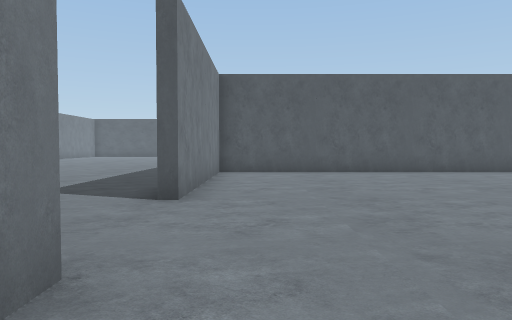
view 1 (above)

22 first-person views from a walk through a Unity game level. The camera is 1.5 m above the floor, tilts 2° down and sees 70° across. The floor is counted in squares, 2 m on a side. Each view is taken from the middle of a square. On the plan, view 1 faces up. The plan holds only what a view shows up to about 11 squares ahead; the rest is blank. The place goes on beyond the plan. The player character is not drawn.

view 2
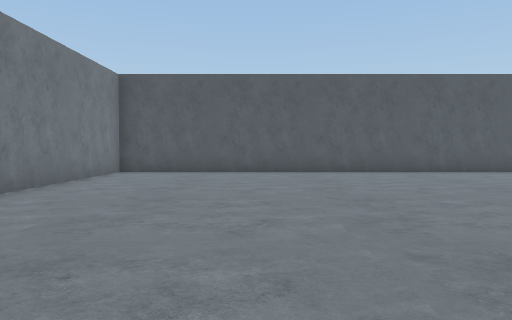

view 3
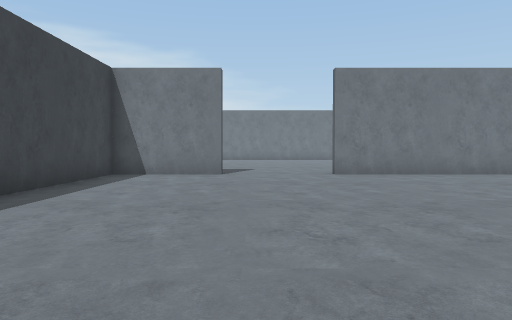

view 4
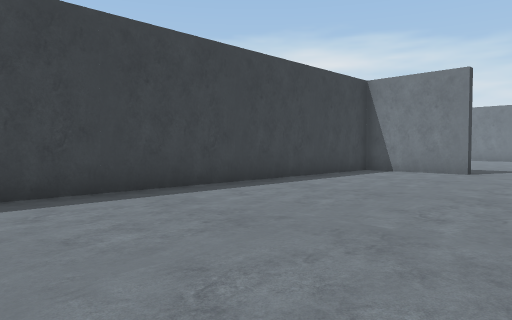

view 5
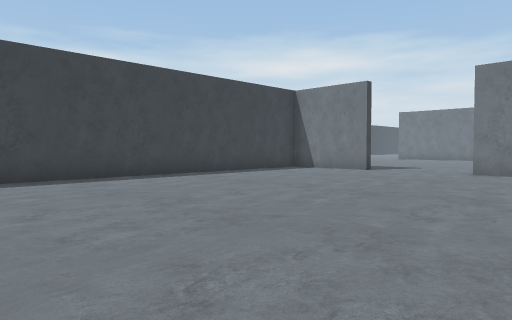

view 6
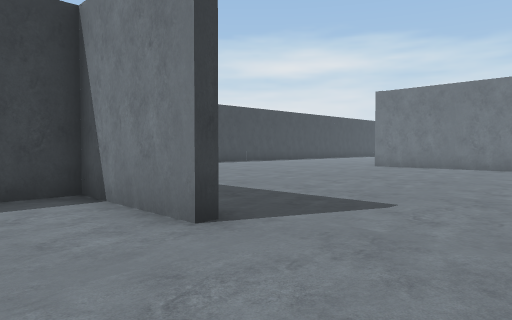

view 7
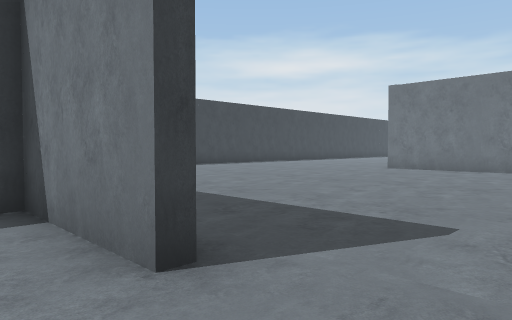

view 8
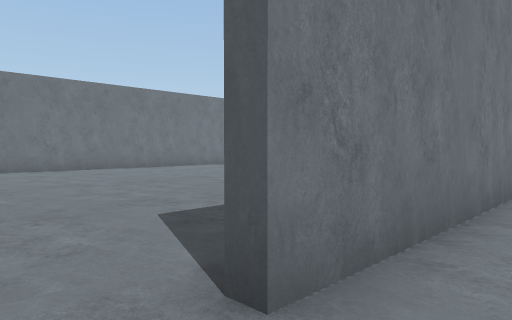

view 9
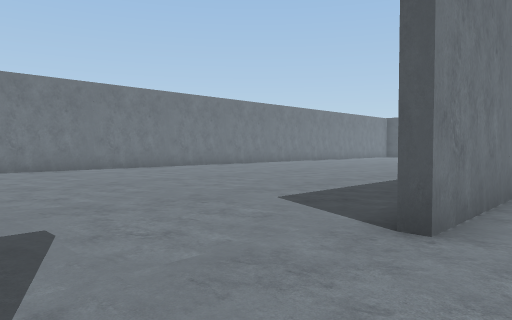

view 10
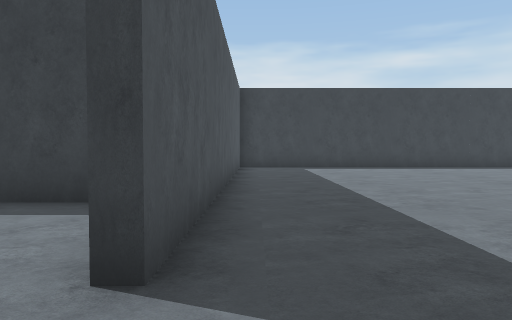

view 11
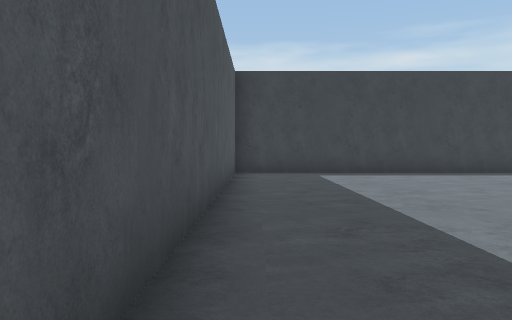

view 12
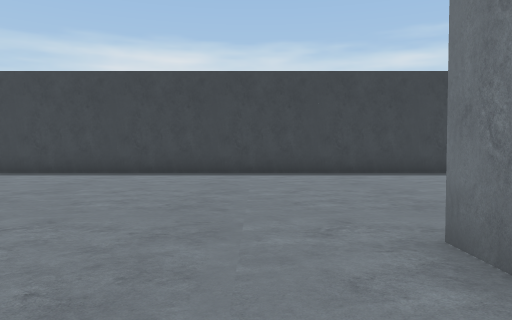

view 13
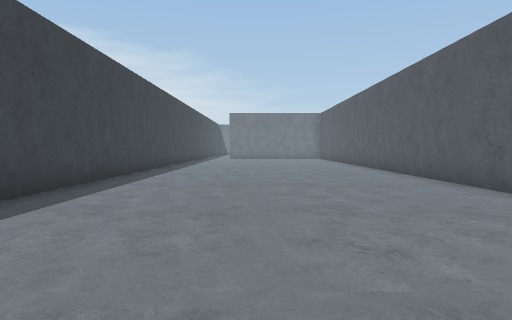

view 14
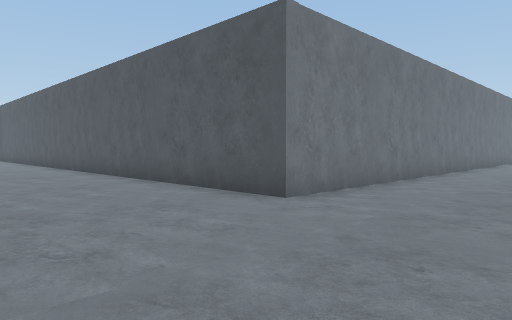

view 15
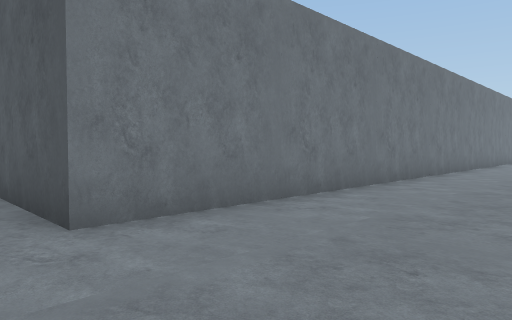

view 16
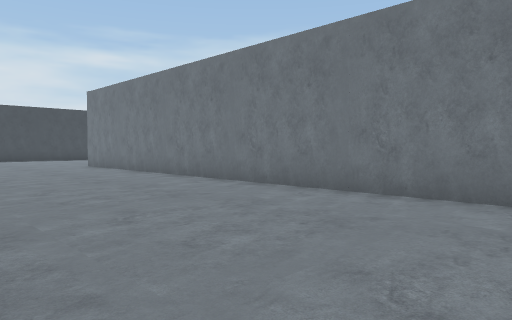

view 17
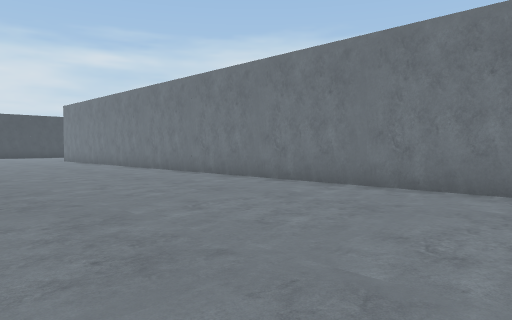

view 18
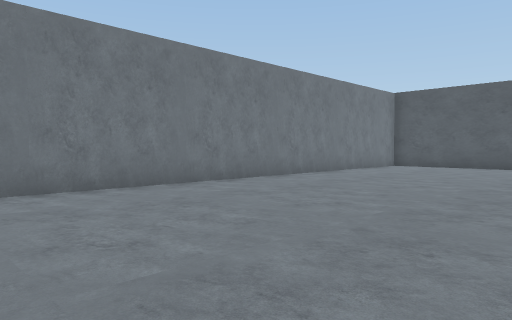

view 19
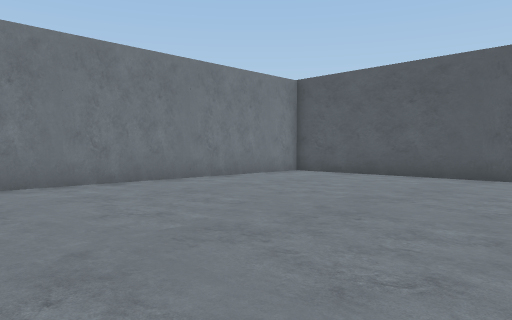

view 20
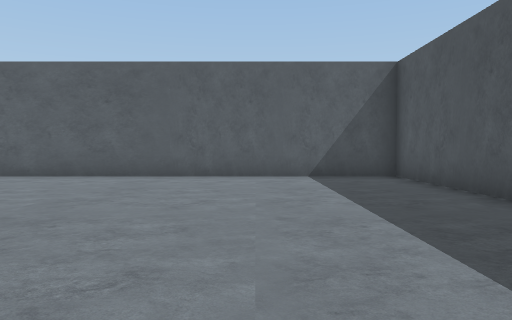

view 21
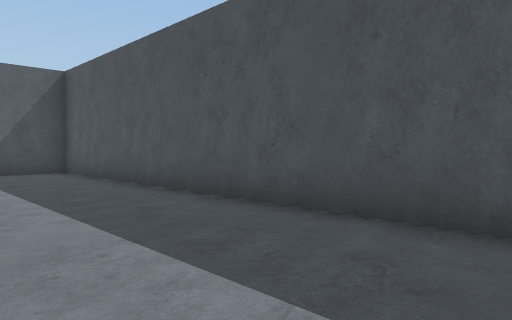

view 22
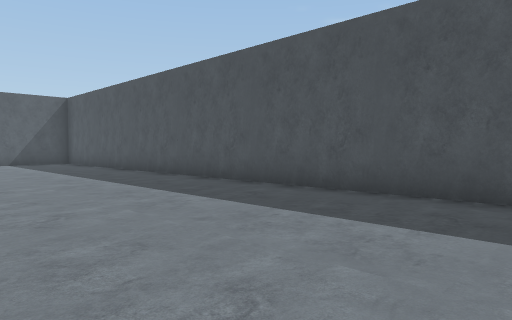

### Floor plan
Points are (right, up) in squares from view 1. A wall is a line through its corners. A room is listed if a view was taken in it or the views show most of it. See-through windows are left out.
Room 1 (views 1, 2, 3, 4, 5, 6, 7, 8, 9)
walls: (-1.4, 2.1) (-1.1, 2.1) (-1.1, -0.9) (9, -0.9); (10.5, 11) (-1.1, 11) (-1.1, 5.2) (-1.5, 5.2)
ways out: opening at (-1.3, 4) to room 2
Room 2 (views 10, 11, 12, 13, 14, 15, 16, 17, 18, 19, 20, 21, 22)
walls: (-1.4, 11.9) (-1.4, 28.4) (-11.6, 28.4); (-20, -9.5) (-1.4, -9.5) (-1.4, 2.1); (-12.5, 27.1) (-12.5, -1.9) (-20.5, -1.9)
ways out: opening at (-1.3, 4) to room 1

Where each view was taken, in squares from view 1:
view 1: 0 up, 0 right, facing up
view 2: 0 up, 3 right, facing up
view 3: 3 up, 9 right, facing left
view 4: 5 up, 10 right, facing down-left
view 5: 8 up, 10 right, facing down-left
view 6: 5 up, 1 right, facing down-left
view 7: 4 up, 0 right, facing down-left
view 8: 4 up, 0 right, facing up-left
view 9: 2 up, 0 right, facing up-left
view 10: 4 up, 2 left, facing down
view 11: 1 up, 2 left, facing down
view 12: 1 up, 11 left, facing down
view 13: 6 down, 9 left, facing left
view 14: 6 down, 9 left, facing up-left
view 15: 3 down, 9 left, facing up-left
view 16: 13 up, 7 left, facing down-left
view 17: 19 up, 6 left, facing down-left
view 18: 14 up, 6 left, facing up-left
view 19: 19 up, 5 left, facing up-left
view 20: 19 up, 5 left, facing up
view 21: 17 up, 5 left, facing up-right
view 22: 11 up, 7 left, facing up-right
